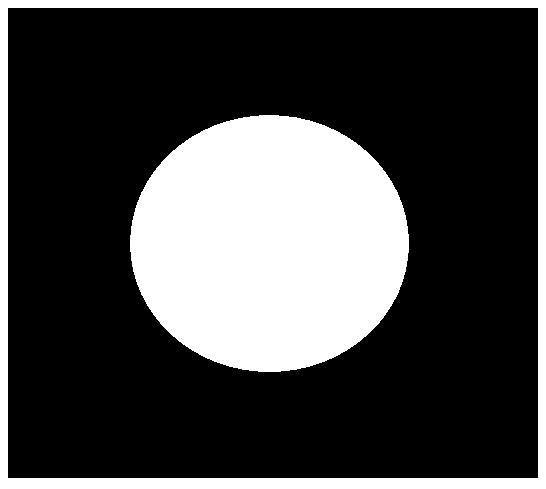
#> input picture 学习第三方包/opencv图像处理/pictures/06_pie.png, 546 x 489 px
$ python '梯度计算.py'   (older library calls are emulated)
#> lines starting #> are read from the running program, lines starting #| are printed output that depends on the picture; after the words box and inside, x2 and y2 are one past the last pixel; in counts of white or black regions, pixels touching at a corner belong together
# -*- coding: utf-8 -*-
# @Time    : 2023/5/3 01:27
# @Author  : hejinhu

import cv2
import numpy as np

img = cv2.imread("./pictures/06_pie.png")
#> img is the input picture: shape (489, 546, 3); 27.8% white; 2 white regions, box (x1, y1, x2, y2) and area: (130, 115, 409, 372) 56244, (0, 0, 546, 489) 17894

# --------------------------------------------------
# 不同算子质检的差异

# ① Sobel算子函数：cv2.Sobel(src, ddepth, dx, dy, ksize)，返回值为Sobel算子处理后的图像。
# ② 靠近最近点的左右和上下的权重最高，所以为±2。
sobel_x = cv2.Sobel(img, cv2.CV_64F, 1, 0, ksize=3)  # 计算x轴方向的梯度差值（CV_64F可以保存负数）
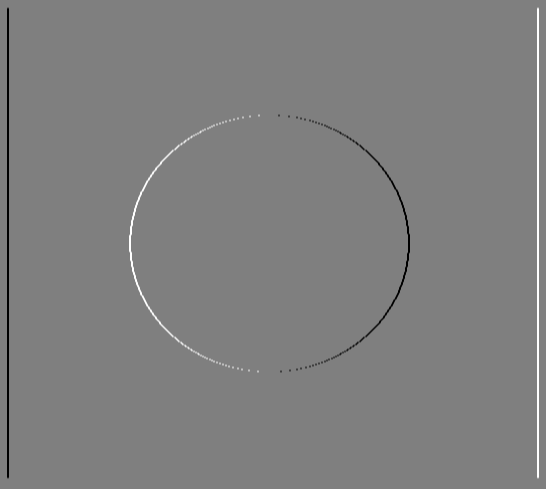
#> sobel_x: shape (489, 546, 3) float64; min -1020, max 1020, mean 0; drawn with min black and max white
sobel_y = cv2.Sobel(img, cv2.CV_64F, 0, 1, ksize=3)  # 计算y轴方向的梯度差值（CV_64F可以保存负数）
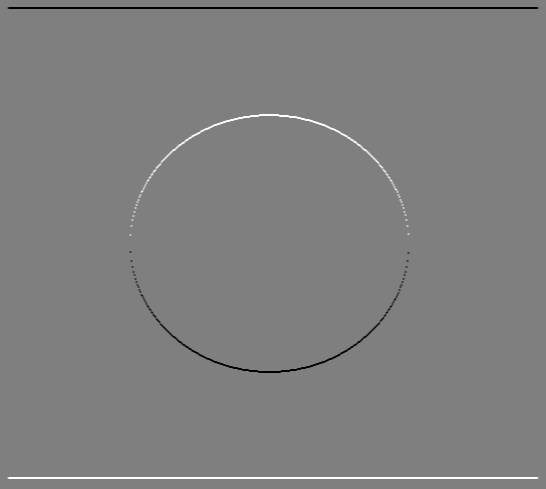
#> sobel_y: shape (489, 546, 3) float64; min -1020, max 1020, mean 0; drawn with min black and max white
sobel_x = cv2.convertScaleAbs(sobel_x)  # 取绝对值
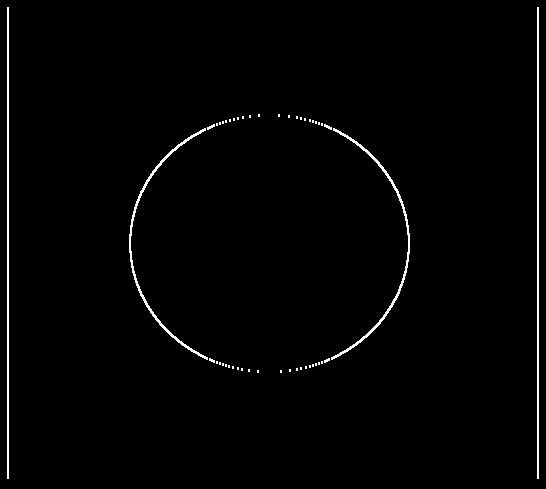
#> sobel_x: shape (489, 546, 3); 1.4% white in thin lines or dots
sobel_y = cv2.convertScaleAbs(sobel_y)  # 取绝对值
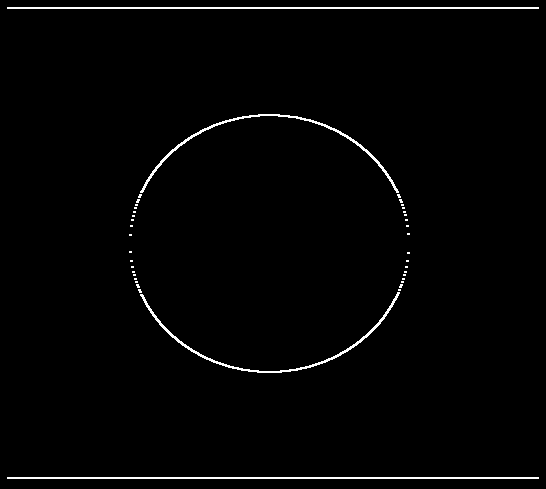
#> sobel_y: shape (489, 546, 3); 1.5% white in thin lines or dots
sobel_xy = cv2.addWeighted(sobel_x, 0.5, sobel_y, 0.5, 0)  # 将x轴和y轴的图像按照权重进行相加
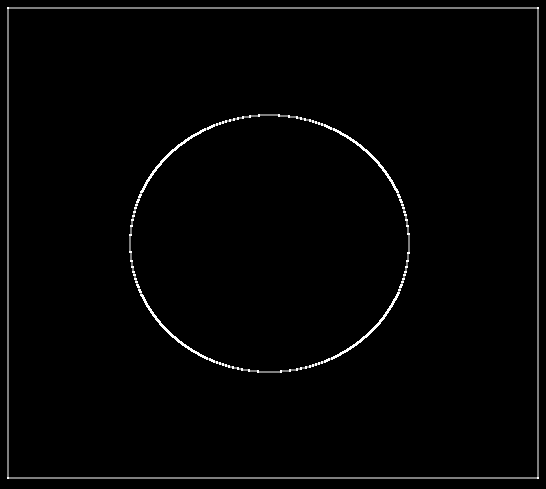
#> sobel_xy: shape (489, 546, 3); min 0, max 255, mean 3.7

#  Scharr算子对结果的差异更敏感一些。
scharr_x = cv2.Scharr(img, cv2.CV_64F, 1, 0)
scharr_y = cv2.Scharr(img, cv2.CV_64F, 0, 1)
scharr_x = cv2.convertScaleAbs(scharr_x)
scharr_y = cv2.convertScaleAbs(scharr_y)
scharr_xy = cv2.addWeighted(scharr_x, 0.5, scharr_y, 0.5, 0)

# ① Laplacian算子用的是二阶导，对噪音点更敏感一些。
# ② 如果中心点是边界，它与周围像素点差异的幅度会较大，Laplacian算子根据此特点可以把边界识别出来。
laplacian = cv2.Laplacian(img, cv2.CV_64F)  # 没有 x、y，因为是求周围点的比较
laplacian = cv2.convertScaleAbs(laplacian)
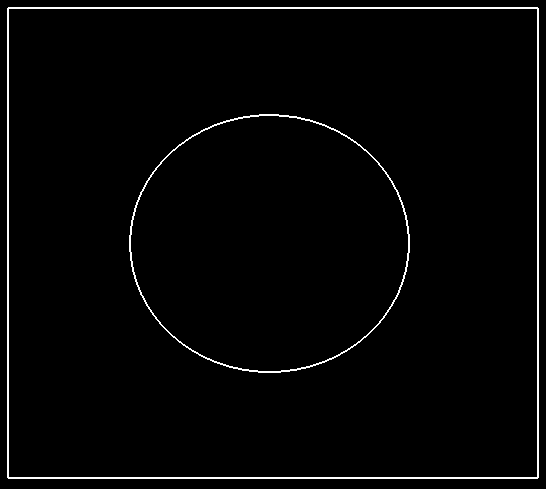
#> laplacian: shape (489, 546, 3); 2.1% white in thin lines or dots

res = np.hstack((img, sobel_xy, scharr_xy, laplacian))  # 把所有图片横向拼接
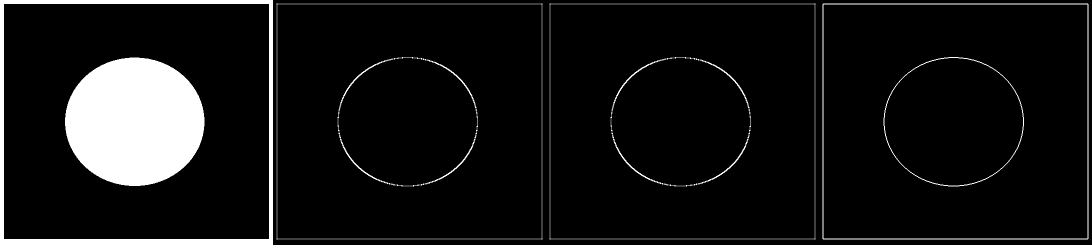
#> res: shape (489, 2184, 3) (shown at 1/2 size); min 0, max 255, mean 20.9
cv2.imshow("tupian", res)
cv2.waitKey(0)
